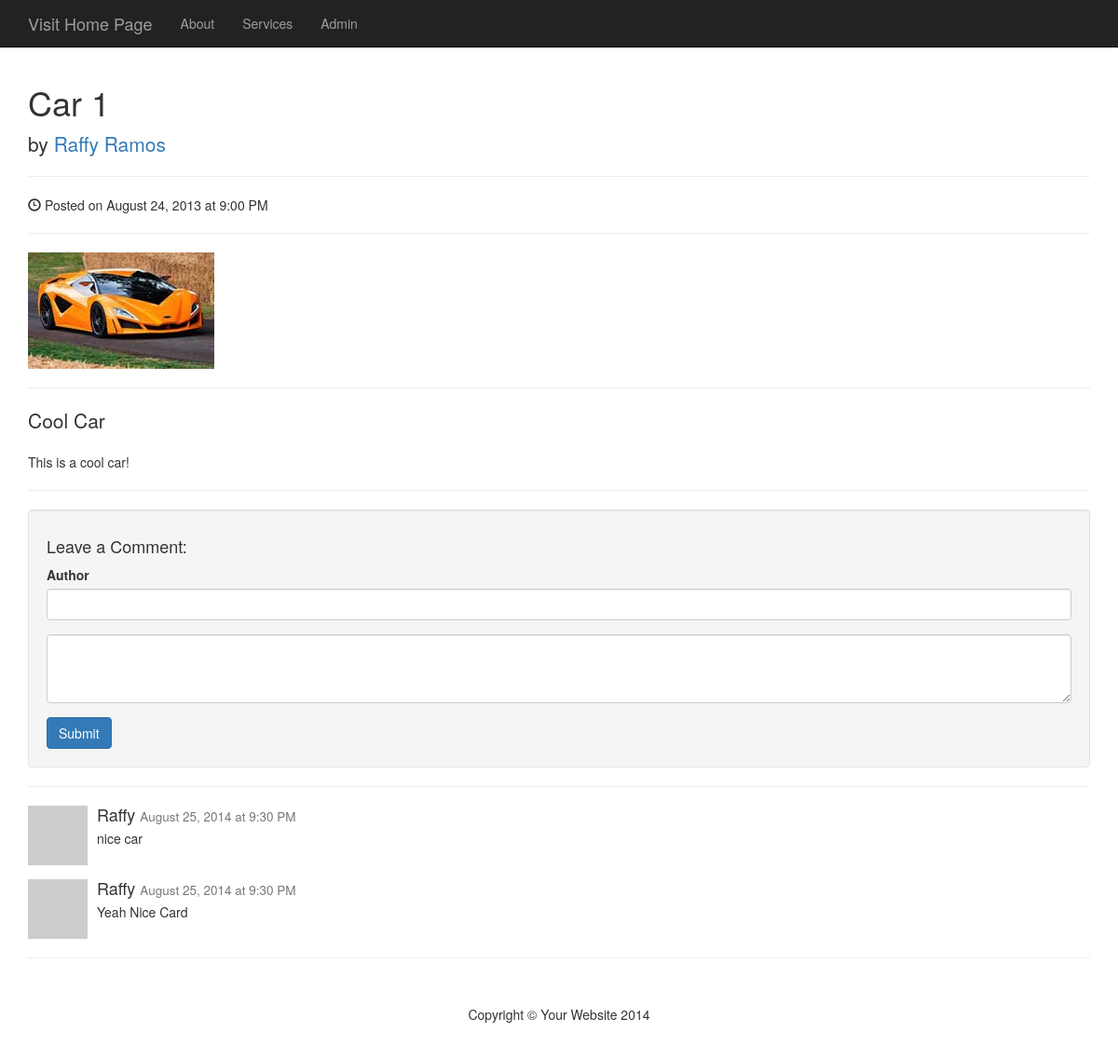
Page /photo.php?id=1 on the committed database.
### tables this page shows
CREATE TABLE `photos` (
  `id` int(11) NOT NULL,
  `title` varchar(255) NOT NULL,
  `caption` varchar(255) NOT NULL,
  `description` text NOT NULL,
  `filename` varchar(255) NOT NULL,
  `alternate_text` varchar(255) NOT NULL,
  `type` varchar(255) NOT NULL,
  `size` int(11) NOT NULL,
  `user_id` int(11) NOT NULL
);

CREATE TABLE `comments` (
  `id` int(11) NOT NULL,
  `photo_id` int(11) NOT NULL,
  `author` varchar(255) NOT NULL,
  `body` text NOT NULL
);

### admin/includes/database.php (called while the page is built, shortened)
<?php
class Database {
    public $db;
    function __construct(){
    $this->db =  $this->open_db_connection();
    }
    public function open_db_connection(){
        $this->connection = new mysqli(DB_HOST,DB_USER,DB_PASS,DB_NAME);
        return $this->connection;
    }
    public function query($sql){
    $result = $this->db->query($sql);
    return $result;
    }
    public function escape_string($string){
    return $this->db->real_escape_string($string);
    }
}
$database = new Database();
?>

### admin/includes/db_object.php (called while the page is built, shortened)
<?php
class Db_object {
	public static function find_by_id($id){
		$the_result_array = static::find_by_query("SELECT * FROM "  . static::$db_table . " WHERE id = $id LIMIT 1");
		return !empty($the_result_array) ? array_shift($the_result_array) : false;
		}
	public static function find_by_query($sql){
		global $database;
		$result_set = $database->query($sql);
		$the_object_array = array();
		while($row = mysqli_fetch_array($result_set)) {
		$the_object_array[] = static::instantation($row);
		}
		return $the_object_array;
		}
	 public static function instantation($the_record){
		$the_object = new $calling_class;
		foreach ($the_record as $the_attribute => $value) {
		if($the_object->has_the_attribute($the_attribute)){
			$the_object->$the_attribute = $value;
			}
		}
		    return $the_object;
		}
	private function has_the_attribute($the_attribute){
		$object_properties = get_object_vars($this);
		return array_key_exists($the_attribute, $object_properties);
		}
}
?>

### admin/includes/photo.php (called while the page is built, shortened)
<?php
class Photo extends Db_object {
  public $filename;
  public $upload_directory = "images";
  public function picture_path(){
    return $this->upload_directory.DS.$this->filename;
  }
}
?>

### admin/includes/comment.php (called while the page is built, shortened)
<?php
class Comment extends Db_object {
	protected static $db_table = "comments";
  	public static function find_the_comments($photo_id=0) {
	global $database;
	$sql  = "SELECT * FROM " . self::$db_table;
	$sql .= " WHERE photo_id = " . $database->escape_string($photo_id);
	$sql .= " ORDER BY photo_id ASC";
	return self::find_by_query($sql);
}
}
?>

### photo.php (the view, shortened to what this page needs)
<?php include("includes/header.php"); ?>
<?php
$photo = Photo::find_by_id($_GET['id']);
$comments = Comment::find_the_comments($photo->id);
?>
            <div class="row">
            <div class="col-lg-12">
                <h1><?php echo$photo->title; ?></h1>
                <p class="lead">
                    by <a href="#">Raffy Ramos</a>
                </p>
                <hr>
                <p><span class="glyphicon glyphicon-time"></span> Posted on August 24, 2013 at 9:00 PM</p>
                <hr>
                <img class="img-responsive" src="admin/<?php echo
                $photo->picture_path(); ?>" alt="">
                <hr>
                <p class="lead"><?php echo $photo->caption; ?></p>
                <p><?php echo $photo->description; ?></p>
                <hr>
                <div class="well">
                    <h4>Leave a Comment:</h4>
                    <form role="form" method="post">
                        <div class="form-group">
                            <label>Author</label>
                            <input type="text" name="author" class="form-control">
                        </div>
                        <div class="form-group">
                            <textarea name="body" class="form-control" rows="3"></textarea>
                        </div>
                        <button type="submit" name="submit" class="btn btn-primary">Submit</button>
                    </form>
                </div>
                <hr>
                <?php foreach ($comments as $comment): ?>
                <div class="media">
                    <a class="pull-left" href="#">
                        <img class="media-object" src="http://placehold.it/64x64" alt="">
                    </a>
                    <div class="media-body">
                        <h4 class="media-heading"><?php echo $comment->author; ?>
                            <small>August 25, 2014 at 9:30 PM</small>
                        </h4>
                        <?php echo $comment->body; ?>
                    </div>
                </div>
                <?php endforeach; ?>
            </div>
        </div>
        <?php include("includes/footer.php"); ?>

### css/blog-home.css (style rules this page uses)
body { padding-top: 70px; }

### rows in the picture
photos: title "Car 1", filename (picture), caption "Cool Car", description "This is a cool car!"
comments: author "Raffy", body "nice car"
comments: author "Raffy", body "Yeah Nice Card"
